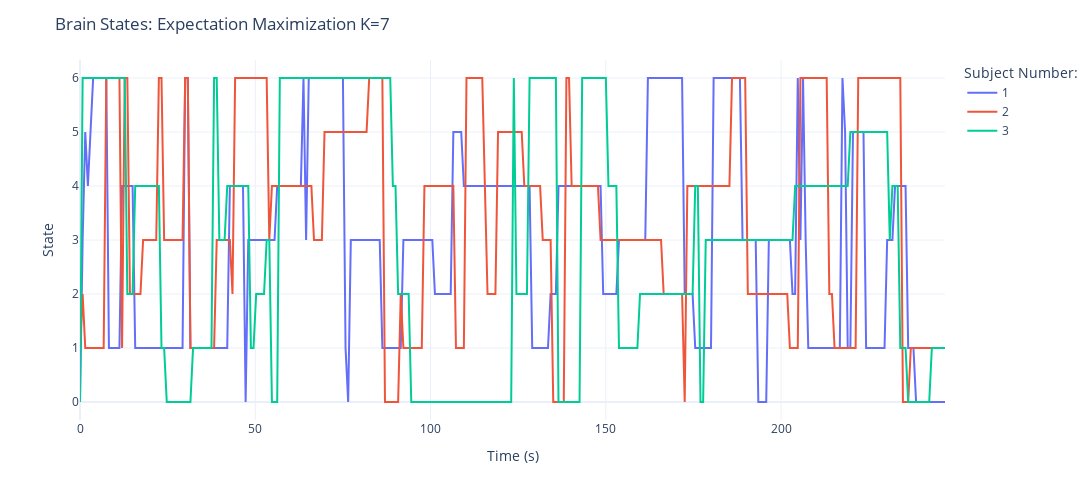

Notebook source saved alongside this figure:
### Code cell
# Plot State Trajectories
fig = px.line(StateFrame,x='Time (s)',y='States',color='Person')
fig.update_layout(
    title="Brain States: Expectation Maximization K=7",
    width=1400,height=500,
    legend={'title':"Subject Number:"},
    template="plotly_white",
)
fig.update_yaxes(
    title="State"
)
fig.update_xaxes(
    title="Time (s)"
)
fig.show()

### Figure 1 — Plotly figure (JSON) as saved in the notebook; plotly's stock layout.template omitted (floating-point values rounded to 4 significant figures; data arrays with more than 128 entries replaced by an {"elided": "..."} marker saying what was removed)
{"data": [{"hovertemplate": "Person=1<br>Time (s)=%{x}<br>States=%{y}<extra></extra>", "legendgroup": "1", "line": {"color": "#636efa", "dash": "solid"}, "marker": {"symbol": "circle"}, "mode": "lines", "name": "1", "orientation": "v", "showlegend": true, "type": "scatter", "x": {"elided": "330 float values"}, "xaxis": "x", "y": {"elided": "330 int values"}, "yaxis": "y"}, {"hovertemplate": "Person=2<br>Time (s)=%{x}<br>States=%{y}<extra></extra>", "legendgroup": "2", "line": {"color": "#EF553B", "dash": "solid"}, "marker": {"symbol": "circle"}, "mode": "lines", "name": "2", "orientation": "v", "showlegend": true, "type": "scatter", "x": {"elided": "330 float values"}, "xaxis": "x", "y": {"elided": "330 int values"}, "yaxis": "y"}, {"hovertemplate": "Person=3<br>Time (s)=%{x}<br>States=%{y}<extra></extra>", "legendgroup": "3", "line": {"color": "#00cc96", "dash": "solid"}, "marker": {"symbol": "circle"}, "mode": "lines", "name": "3", "orientation": "v", "showlegend": true, "type": "scatter", "x": {"elided": "330 float values"}, "xaxis": "x", "y": {"elided": "330 int values"}, "yaxis": "y"}], "layout": {"height": 500, "legend": {"title": {"text": "Subject Number:"}, "tracegroupgap": 0}, "margin": {"t": 60}, "title": {"text": "Brain States: Expectation Maximization K=7"}, "width": 1400, "xaxis": {"anchor": "y", "domain": [0, 1], "title": {"text": "Time (s)"}}, "yaxis": {"anchor": "x", "domain": [0, 1], "title": {"text": "State"}}}}
